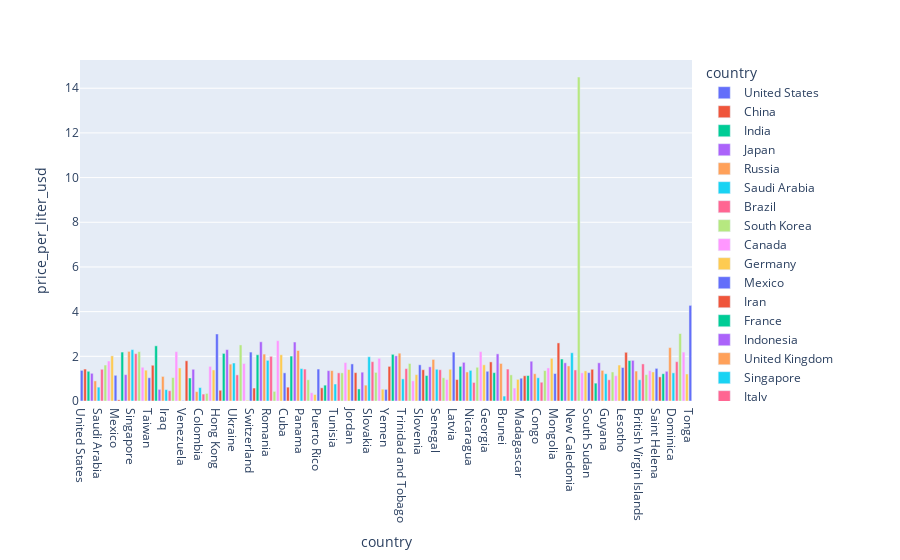

Source (notebook cell):
### Markdown cell above
### Visualizing the fuel prices of all Countries

### Code cell
fig = px.bar(df_cleaned, x=df_cleaned.index, y="price_per_liter_usd",hover_name=df_cleaned.index,
            color=df_cleaned.index)
fig.show()
